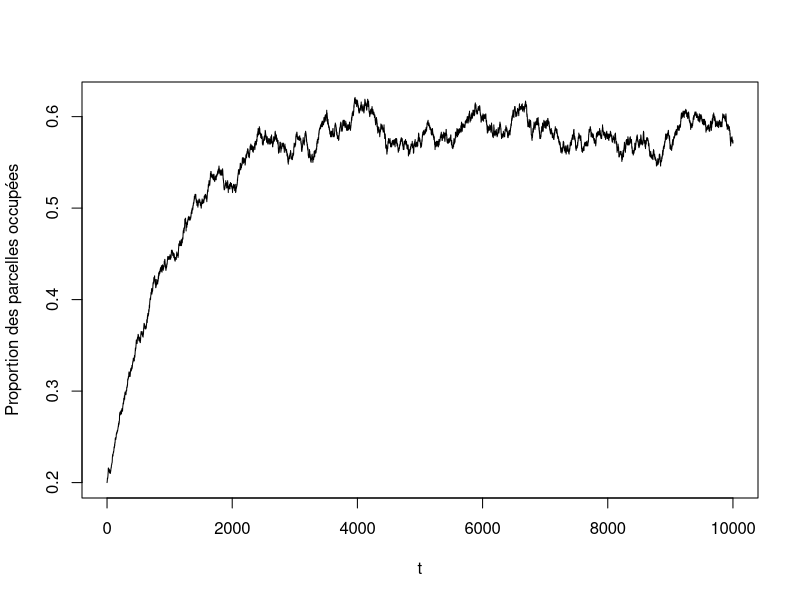

Reproduce this figure in R.
## ---- chunk 1
metapopGill <- function (col, ext, N, Nini, tmax){
  
  #on définit l'équilibre théorique
  theo <- (1- ext/col)*N
  
  #On définit le nombre de parcelles colonisées
  Nocc <- Nini
  
  #On définit le nombre de parcelles non-occupées
  Nabs <- N - Nini
  
  t <- 0
  tevol <- 0
  Nevol <- Nini
  while (t<tmax){
    
    #on définit le vecteur avec les taux d'évènements
    a <- c(col*Nocc/N*Nabs/N, ext*Nocc/N)
    
    #on définit le taux global d'évènement
    a0 <- sum(a)
    
    #on définit u stochastiquement
    u <- runif(1)
    
    #on calcule le temps t au prochain évènement
    te <- 1/a0 *log(1/u)
    t <- t+te
    
    #on détermine stochastiquement quel évènement se produira
    e <- runif(1,0,a0)
    
    if (e<a[1]){ #si c'est colonisation
      Nocc <- Nocc+1
      Nabs <- Nabs-1
    } else { #si c'est extinction
      Nabs <- Nabs+1
      Nocc <- Nocc-1
    }
    
    #On crée des vecteurs pour contenir l'évolution des valeurs de t et de Nocc
    Nevol <- c(Nevol,Nocc)
    tevol <- c(tevol,t)
    
  }
  
  #pour obtenir une approximation de la valeur vers laquelle la courbe converge,
  #on fait la moyenne des 25 derniers % des données
  pas <- length(Nevol)
  fin <- round(pas*0.25,0)
  tendance <- round(mean(tail(Nevol,fin)))
  
  #on fait un plot avec les séries de données
  plot(tevol,Nevol/N,type = "l",
       xlab="t",
       ylab="Proportion des parcelles occupées")
  
  #on définit une phrase qui résume la tendance ainsi que l'équilibre estimé
  res<-paste(c("la fonction tend vers ",tendance," parcelles occupées, l'équilibre théorique est à ",round(theo)," parcelles occupées"),
             collapse = "")
  return(res)
}

#un exemple
metapopGill(3.3,1.4,1000,200,10000)
